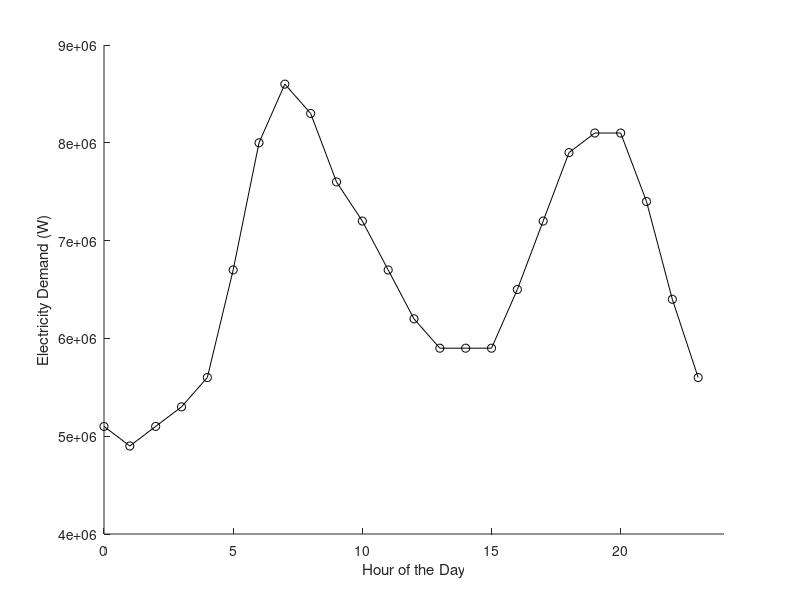

Here is the MATLAB script that generated this plot: (Note: this script raises an error after producing the figure.)
clear;
close all;
clc;
addpath(genpath('pvlib'));
%for a typical electrical demand on day in Oct
hour = linspace(0,23,24);
demand=[5.1 4.9 5.1 5.3 5.6 6.7 8.0 8.6 8.3 7.6 7.2 6.7 6.2 5.9 5.9 5.9 6.5 7.2 7.9 8.1 8.1 7.4 6.4 5.6]*10^6; %W

fig = figure('units','inch','position',[5,5,6,5]);
hold on
plot(hour, demand, 'ko-')
xlabel('Hour of the Day')
ylabel('Electricity Demand (W)')
xlim([0,24])
hold off
print(fig,'Demand Vs. Time.png','-dpng','-r800');

%% P1.1

peak_d = max(demand); % peak demand

% Nominal Capacity (Monthly)-31 days in Oct
diesel_nomcap = peak_d % Diesel ; eql to peak load on a typical day

btry=[sum(demand(20:end)) sum(demand(1:8))]; %Battery ; nighttime energy use 
battery_nomcap = max(btry)

% For solar Capacity
SurfTilt=10;
SurfAz=180;
TMYData=pvl_readtmy3('725905TYA.csv'); %Ukiah, CA site
TimeMatlab = TMYData.DateNumber;
Time = pvl_maketimestruct(TimeMatlab, ones(size(TimeMatlab))*TMYData.SiteTimeZone);
dayofyear = pvl_date2doy(Time.year, Time.month, Time.day);
DNI = TMYData.DNI; % Read in for comparison with results
DHI = TMYData.DHI; % Read in for comparison with results
GHI = TMYData.GHI;
Location = pvl_makelocationstruct(TMYData.SiteLatitude,TMYData.SiteLongitude,...
TMYData.SiteElevation); %Altitude is optional
pressure= TMYData.Pressure*100; %Convert pressure from mbar to Pa
[SunAz, SunEl, ApparentSunEl, SolarTime] = pvl_ephemeris(Time, Location);
SunZen=90-ApparentSunEl;
AM= pvl_relativeairmass(SunZen);
AMa=pvl_absoluteairmass(AM,pressure);

HExtra = pvl_extraradiation(dayofyear);
Ediffsky = pvl_perez(SurfTilt, SurfAz, DHI, DNI, HExtra, SunZen, SunAz, AMa);

ro_g = 0.2;
AOI = pvl_getaoi(SurfTilt, SurfAz, SunZen, SunAz);
Eb=0*AOI;
Eb(AOI<90)=DNI(AOI<90).*cosd(AOI(AOI<90));
GHI(isnan(GHI))=0;
Ediffground=pvl_grounddiffuse(SurfTilt, GHI, ro_g);
oct=6553:1:7296;

%POA
POA=Eb + Ediffsky + Ediffground;
Ediff=Ediffsky+Ediffground;
%for oct
doy=274:1:304;
POA=POA(oct); %actual generation in Oct

%monthly demand
Oct_demand = sum(demand)*31 %W

%Solar panel
DBfile = 'SandiaModuleDatabase_20120925.xlsx';
Module = pvl_sapmmoduledb(124, DBfile);


Tamb=TMYData.DryBulb(oct);
windspeed=TMYData.Wspd(oct);
a=Module.a_wind;
b=Module.b_wind;
deltaT=Module.delT;

Ee=POA*.98/1000;
Tcell = pvl_sapmcelltemp(Ee, 1000, a, b, windspeed, Tamb, deltaT);
Result = pvl_sapm(Module, Ee, Tcell);

%change MS and MP to get slr to equal Oct_damand, 5000 panels
MS=100; % #module in series
MP=50; % # number of parallel strings 

Vdc=MS*Result.Vmp;
Vdc(Vdc<0)=0;
Idc=MP*Result.Imp;
Pdc=(Vdc.*Idc);
load 'SandiaInverterDatabaseSAM2014.1.14.mat';
Inverter = SNLInverterDB(441);

Pac=pvl_snlinverter(Inverter,Vdc,Pdc);
Pac(Pac<0)=0;
Oct_solar_generation=sum(Pac)
max_solarPwr=max(Pac);

Solar_array_nomcap = 10^6
Solar_arrays_req = ceil((Oct_demand/Oct_solar_generation))